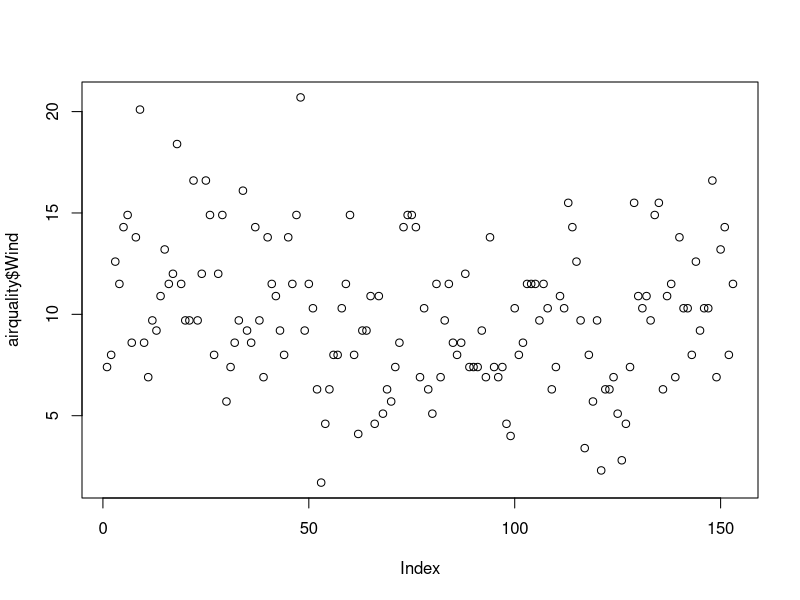
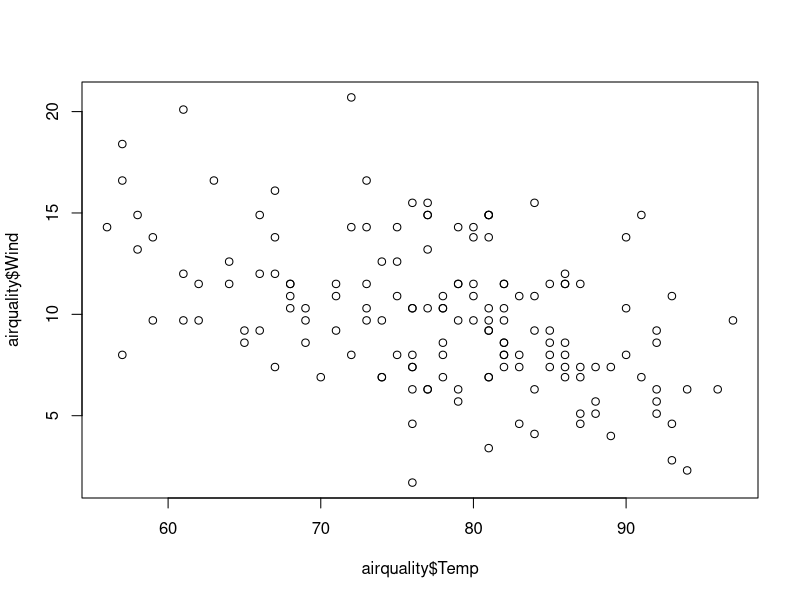
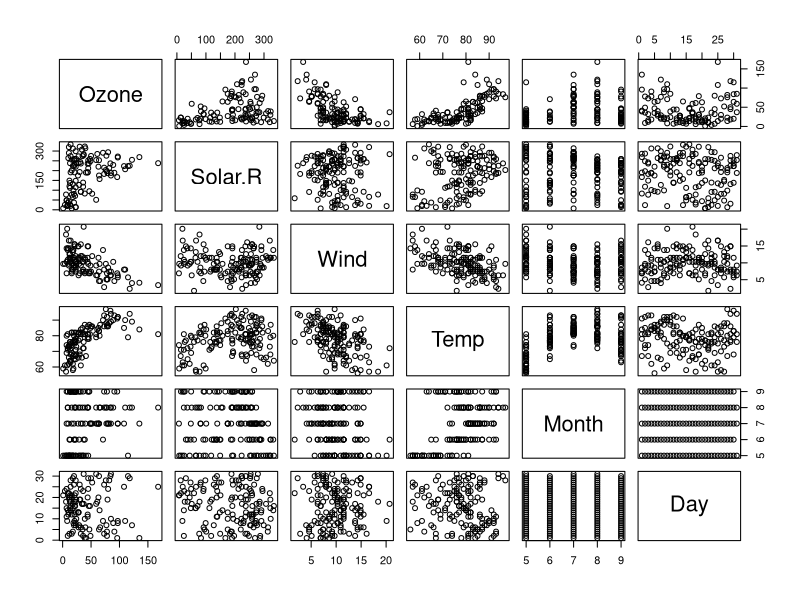
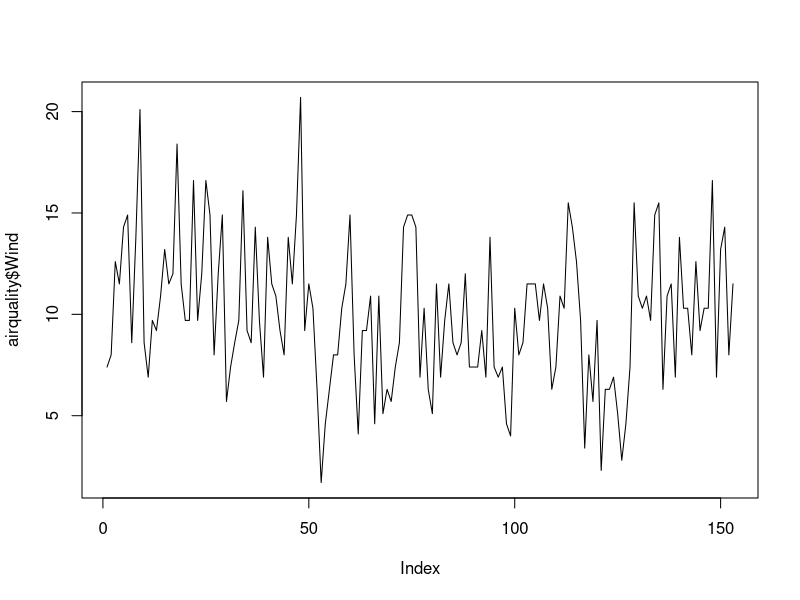
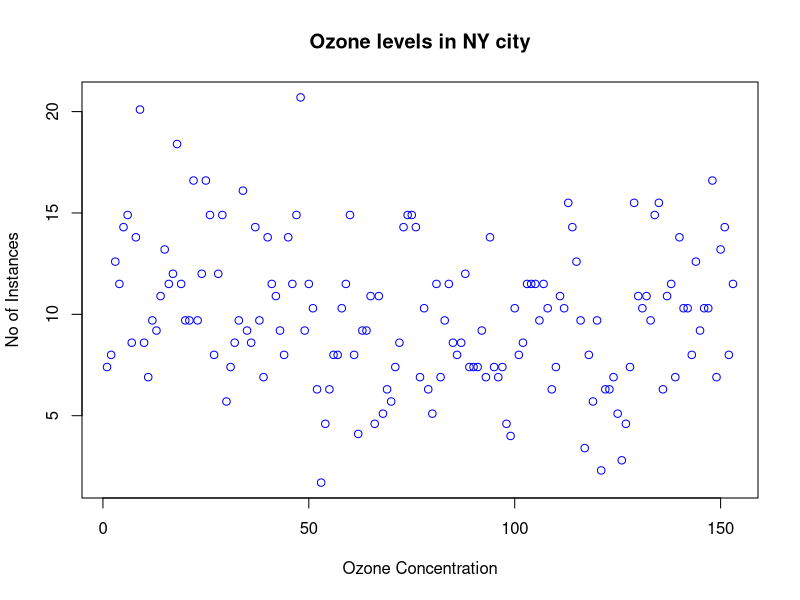
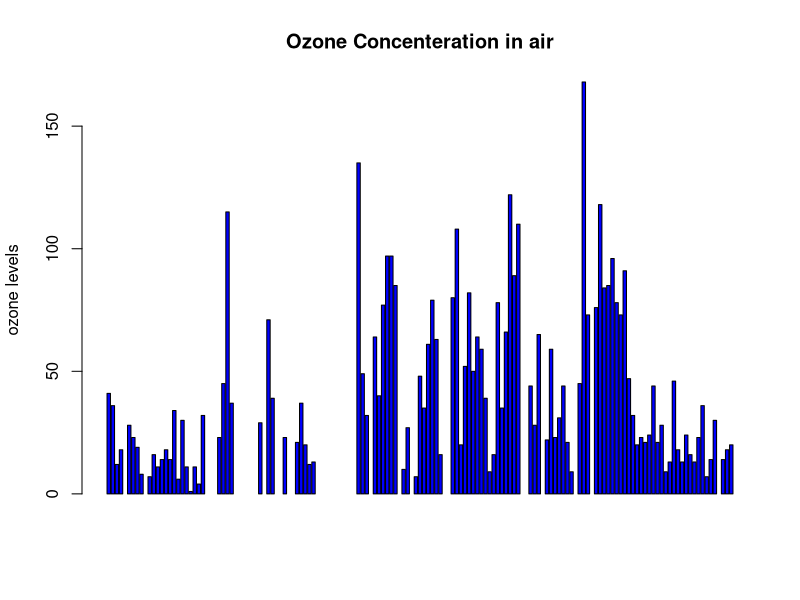
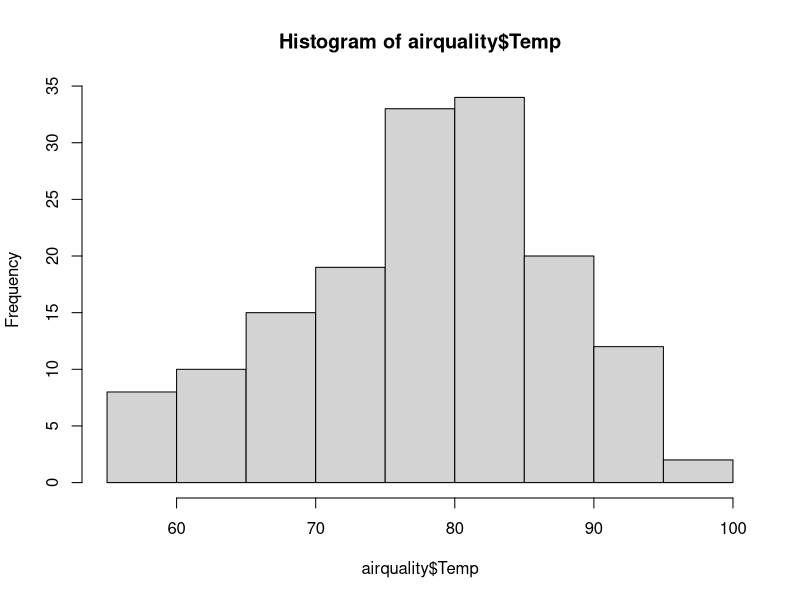
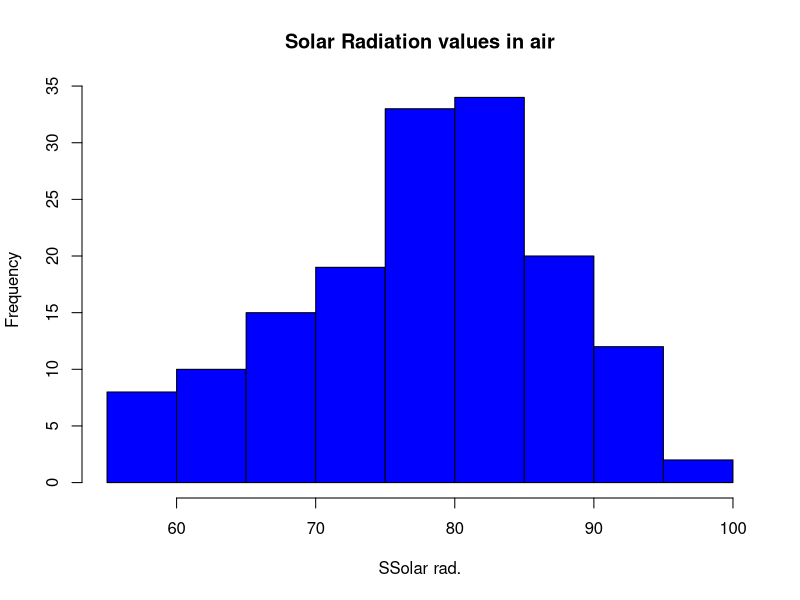

Here is the R script that generated these plots, in order:
#airquality = read.csv('path/airquality.csv',header=TRUE)

airquality <- datasets::airquality

###Top 10 rows and last 10 rows
head(airquality,10)
tail(airquality,10)

###Columns
airquality[,c(1,2)]
df<- airquality[,-6]
summary(airquality[,1])

### Summary of the data
summary(airquality$Temp)
summary(airquality)
summary (airquality$Wind)

#####
plot(airquality$Wind)
plot(airquality$Temp,airquality$Wind,type="p")
plot(airquality)

### Points and Lines
plot(airquality$Wind, type="l") #p: points, l: lines, b: both
plot(airquality$Wind, xlab = 'Ozone Concentration',
     ylab = 'No of Instances', main = 'Ozone levels in NY city',
     col ='blue')
###Horizontal bar plot
barplot(airquality$Ozone, main = 'Ozone Concenteration in air',
        ylab = 'ozone levels', col = 'blue',horiz =F, axes=T)
# Histogram
hist(airquality$Temp)
hist(airquality$Temp,
     main = 'Solar Radiation values in air',
     xlab = 'SSolar rad.', col = 'blue')

#single box plot
boxplot(airquality$Wind,main="Boxplot")

#Multiple box plots
boxplot(airquality[,1:4],main='Multiple')
#margin of the grid(mar)
#no of rows and columns(mfrom)
#Whether a border is to be included(bty)
#And position of the
#labels(las: 1 for horizontal, las: 0 for vertical)
#bty - box around the plot
par(mfrow=c(3,3),mar=c(2,5,2,1), las=0, bty="o")
plot(airquality$Ozone)
plot(airquality$Ozone, airquality$Wind)
plot(airquality$Ozone, type= "l")
plot(airquality$Ozone, type= "l")
plot(airquality$Ozone, type= "l")
barplot(airquality$Ozone, main = 'Ozone Concenteration in air',
        xlab = 'ozone levels', col='green',horiz = TRUE)
hist(airquality$Solar.R)
boxplot(airquality$Solar.R)
boxplot(airquality[,0:4], main= 'Multiple Box plots')
